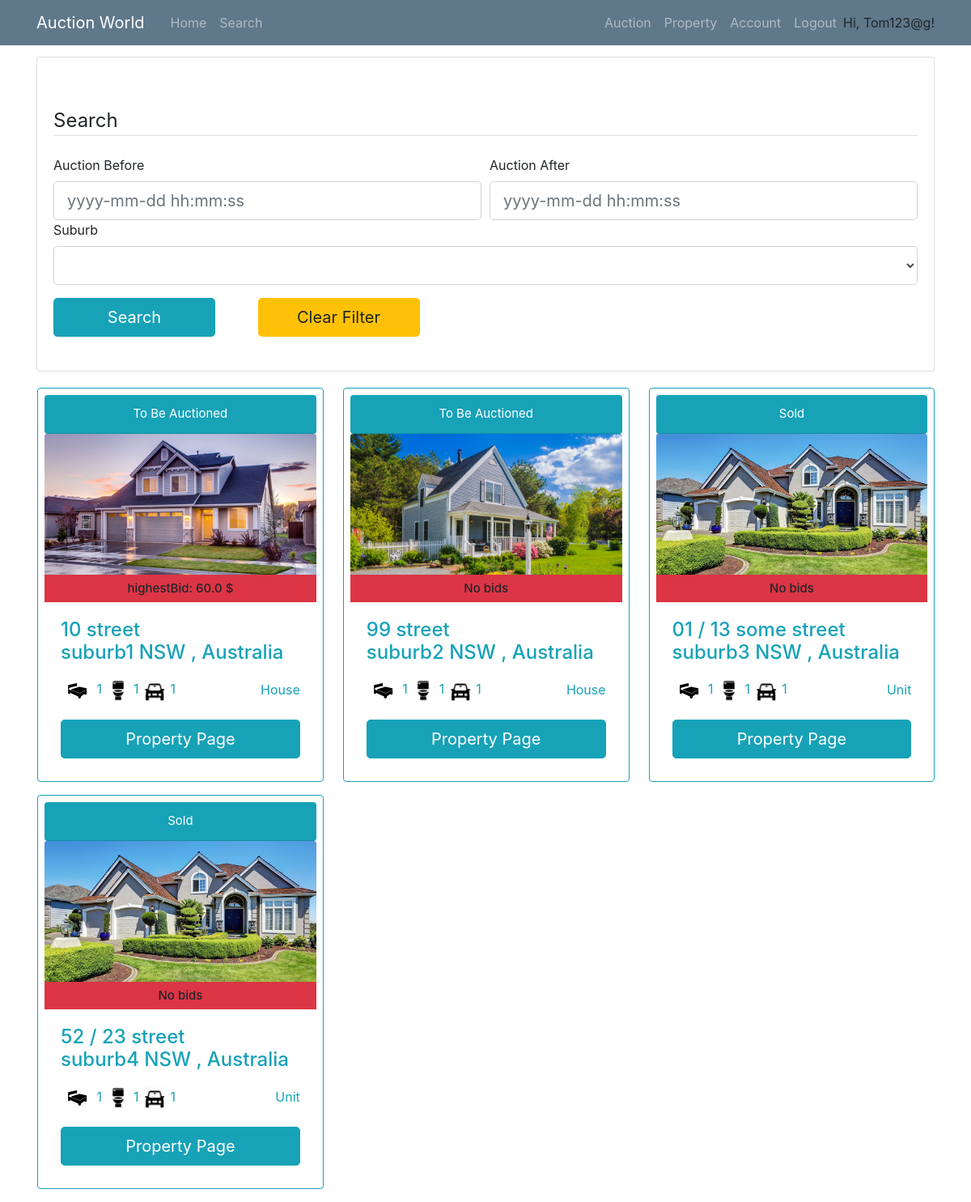
Page /search (signed in) on the committed database.
### models.py (models this page shows, shortened)
class User(UserMixin, db.Model):
    __tablename__ = 'User'
    id = db.Column(db.Integer, primary_key = True)
    login_name = db.Column(db.String(collation='NOCASE') ,unique=True, nullable=False)
    email = db.Column(db.String, unique=True, nullable=False)
    password_hash = db.Column(db.String, nullable=False)
    address = db.Column(db.String(1000), nullable=False)
    date_of_birth = db.Column(db.DateTime, nullable=False)
    phone_number = db.Column(db.String, nullable=False)
    id_confirmation = db.Column(db.String(100), nullable=True)
    auctionId = db.relationship('AuctionDetails', backref='seller', lazy='dynamic')
    properties = db.relationship('Property', backref='sellerID', lazy='dynamic')
    cards = db.relationship('BankDetails', backref='user', lazy='dynamic')

class Property(db.Model):
    __tablename__ = 'Property'
    id = db.Column(db.Integer, primary_key = True)
    property_type = db.Column(db.String)
    add_unit = db.Column(db.String(100))
    add_num = db.Column(db.String(100))
    add_name = db.Column(db.String(100))
    add_suburb = db.Column(db.String(100))
    add_state = db.Column(db.String(3))
    add_pc = db.Column(db.String(4))
    num_bedrooms = db.Column(db.Integer)
    num_parking = db.Column(db.Integer)
    num_bathrooms = db.Column(db.Integer)
    parking_features = db.Column(db.String)
    building_size = db.Column(db.Integer)
    land_size = db.Column(db.Integer)
    inspection_date = db.Column(db.DateTime)
    description = db.Column(db.String(2000))
    year_built = db.Column(db.Integer)
    seller = db.Column(db.Integer, db.ForeignKey('User.id'))
    auctionId = db.relationship('AuctionDetails', backref='Property', uselist=False)
    photo_collection = db.relationship('Photos', backref='Property', lazy='dynamic')
    status = db.Column(db.String)

class Photos(db.Model):
    __tablename__ = 'Photos'
    id = db.Column(db.Integer, primary_key = True)
    photo = db.Column(db.String)
    property_id = db.Column(db.Integer, db.ForeignKey('Property.id'))

### routes.py (the view, shortened to what this page needs)
@app.route('/search', methods=['POST','GET'])
@login_required
def search():
    form=searchForm()
    available_suburbs=db.session.query(Property.add_suburb).distinct(Property.add_suburb)
    form.suburb.choices=[("")]+[(i.add_suburb) for i in available_suburbs]
    full_list = db.session.query(Property,AuctionDetails,func.max(Bid.Amount).label('highestBid'))\
                        .outerjoin(AuctionDetails, AuctionDetails.PropertyID==Property.id)\
                        .outerjoin(Bid, Bid.AuctionID == AuctionDetails.id)\
                        .group_by(Property.id)
    property_Id=[]
    return render_template('search.html', title='search', form=form, properties=full_list)

### forms.py
class searchForm(FlaskForm):
    auction_before =  DateTimeField('Auction Before', format='%Y-%m-%d %H:%M:%S',validators=[Optional()])
    auction_after = DateTimeField('Auction After', format='%Y-%m-%d %H:%M:%S',validators=[Optional()])
    suburb = SelectField('Suburb', validators=[Optional()])
    submit = SubmitField('Search')
    clear = SubmitField('Clear Filter')

### models.py (called while the page is built)
@login_manager.user_loader
def load_user(id):
    return User.query.get(id)

### templates/search.html (shortened to what this page needs)
{% extends "base.html" %}
{% block content %}
	<div class="content-section">
		<form action="" method= "POST" style="margin-top: 50px;" novalidate>
			<fieldset class="form-group">
				<legend class="border-bottom mb-4">Search</legend>
				<div class="form-row">
					<div class="col">
						{{ form.auction_before.label }}<br>
						{% if form.auction_before.errors %}
							{{ form.auction_before(class="form-control form-control-lg is-invalid") }}
							<div class="invalid-feedback">
								{% for error in form.auction_before.errors %}
									<span>{{ error }}</span>
								{% endfor %}
							</div>
						{% else %}
							{{ form.auction_before(class="form-control form-control-lg", placeholder="yyyy-mm-dd hh:mm:ss") }}
						{% endif %}
					</div>
					<div class="col">
						{{ form.auction_after.label }}<br>
						{% if form.auction_after.errors %}
							{{ form.auction_after(class="form-control form-control-lg is-invalid") }}
							<div class="invalid-feedback">
								{% for error in form.auction_after.errors %}
									<span>{{ error }}</span>
								{% endfor %}
							</div>
						{% else %}
							{{ form.auction_after(class="form-control form-control-lg", placeholder="yyyy-mm-dd hh:mm:ss") }}
						{% endif %}
					</div>
				</div>
				<div class="form-group">
					{{ form.suburb.label }}<br>
					{% if form.suburb.errors %}
						{{ form.suburb(class="form-control form-control-lg is-invalid") }}
						<div class="invalid-feedback">
							{% for error in form.suburb.errors %}
								<span>{{ error }}</span>
							{% endfor %}
						</div>
					{% else %}
						{{ form.suburb(class="form-control form-control-lg") }}
					{% endif %}
				</div>
				<div class="form-group">{{ form.submit(class="btn btn-info btn-lg mr-5" ,style="width:200px") }} {{ form.clear (class="btn btn-warning btn-lg",style="width:200px") }}</div>
			</fieldset>
		</form>
	</div>
	<div class="row col-xl-15">
		{% if not properties %}
				<div style="width:100%; text-align: center;">
				<h2 class="text-info">No results found.</h2>
				</div>
			</div>
		{% else %}
			{% for (p,a,b) in properties %}
				<div class="card border-info p-2 col-md-3.8 ml-3 mr-2 mb-3">
					<div class="card-header rounded text-center bg-info text-white" style="font-size: 15px;">
						{% if p.status == "auction" %}
							To Be Auctioned
						{% elif p.status == "sold" %}
							Sold
						{% else %}
							Error
						{% endif %}
					</div>
					{% if not p.photo_collection.all() %}
						<img class="card-img-top" src="/static/propertyImage/4.jpg" alt="Card image cap" style="width:335.81px; height: 180px;" >
					{% else %}
						<img class="card-img-top" src="/static/propertyImage/{{p.photo_collection.first().photo}}" alt="Card image cap" style="width:335.81px; height: 180px;" >
					{% endif %}
					<h6 class="card-subtitle pt-2 pb-2 text-center bg-danger" style="font-size: 15px;">
                        {% if b:%}
                            highestBid: {{b}} $
                        {% else %}
                            No bids
                        {% endif%}
                    </h6>
					<div class="card-body text-info">
						<h4 class="card-title">
							{% if p.add_unit %}
								{{p.add_unit}} /
							{% endif %}
							{{p.add_num}} {{p.add_name}}<br>{{p.add_suburb}} {{p.add_state}} {{p.pc}}, Australia
						</h4>
						<p class="card-text">
							<span><img src="/static/propertyImage/bedicon.png" alt="Card image cap" style="width:40px; height: 40px;"> {{p.num_bedrooms}}</span>
							<span><img src="/static/propertyImage/restroom.png" alt="Card image cap" style="width:30px; height: 30px;"> {{p.num_bedrooms}}</span>
							<span><img src="/static/propertyImage/car.png" alt="Card image cap" style="width:30px; height: 30px;"> {{p.num_parking}}</span>
							<span style="float: right; margin-top: 7px;">{{p.property_type}}</span>
						</p>
						<a href={{ url_for("viewProperty", property_id=p.id) }} class="btn btn-info btn-lg" style="width: 100%;">Property Page</a>
					</div>
				</div>
			{% endfor %}
		{% endif %}
	</div>
{% endblock %}

### templates/base.html (shortened to what this page needs)
<!DOCTYPE html>
<html lang="en">
<head>
    <link rel="stylesheet" type="text/css" href="../static/css/main.css">
    <link rel="stylesheet" href="https://maxcdn.bootstrapcdn.com/bootstrap/4.0.0/css/bootstrap.min.css">
</head>
<body>
    <header class="site-header">
        <nav class="navbar navbar-expand-md navbar-dark bg-steel fixed-top">
          <div class="container">
            <a class="navbar-brand mr-4" href="/" >Auction World</a>
            <div class="collapse navbar-collapse" id="navbarToggle">
              <div class="navbar-nav mr-auto">
                <a class="nav-item nav-link" href="{{ url_for('home') }}">Home</a>
                <a class="nav-item nav-link" href="/search">Search</a>
              </div>
              <div class="navbar-nav">
                {% if current_user.is_authenticated %}
                  <a class="nav-item nav-link" href="/auction">Auction</a>
                  <a class="nav-item nav-link" href="/property">Property</a>
                  <a class="nav-item nav-link" href={{ url_for("account", login_name=current_user.login_name) }}>Account</a>
                  <a class="nav-item nav-link" href="/logout">Logout</a>
                  <p style="margin-top: 8px; margin-bottom: 0px;">Hi, {{ current_user.login_name }}!</p>
                {% endif %}
              </div>
            </div>
          </div>
        </nav>
      </header>
      <main role="main" class="container" style="margin-top: 70px;">
        <div class="row">
          <div class="col-md-12">
            {% block content %}{% endblock %}
          </div>
        </div>
      </main>
</body>
</html>

### static/css/main.css (style rules this page uses)
body { background: #fafafa; color: #333333; margin-top: 5rem; }
h1, h2, h3, h4, h5, h6 { color: #444444; }
.bg-steel { background-color: #5f788a; }
.site-header .navbar-nav .nav-link { color: #cbd5db; }
.content-section { background: #ffffff; padding: 10px 20px; border: 1px solid #dddddd; border-radius: 3px; margin-bottom: 20px; }

### rows in the picture
User: login_name "Tom123@g"
Property: status "To Be Auctioned", photo_collection.first (picture), b "60.0", add_num "10", add_name "street", add_suburb "suburb1", add_state "NSW", num_bedrooms "1", num_parking "1", property_type "House"
Property: status "To Be Auctioned", photo_collection.first (picture), shows "No bids", add_num "99", add_name "street", add_suburb "suburb2", add_state "NSW", num_bedrooms "1", num_parking "1", property_type "House"
Property: status "Sold", shows "No bids", add_unit "01", add_num "13", add_name "some street", add_suburb "suburb3", add_state "NSW", num_bedrooms "1", num_parking "1", property_type "Unit"
Property: status "Sold", shows "No bids", add_unit "52", add_num "23", add_name "street", add_suburb "suburb4", add_state "NSW", num_bedrooms "1", num_parking "1", property_type "Unit"
